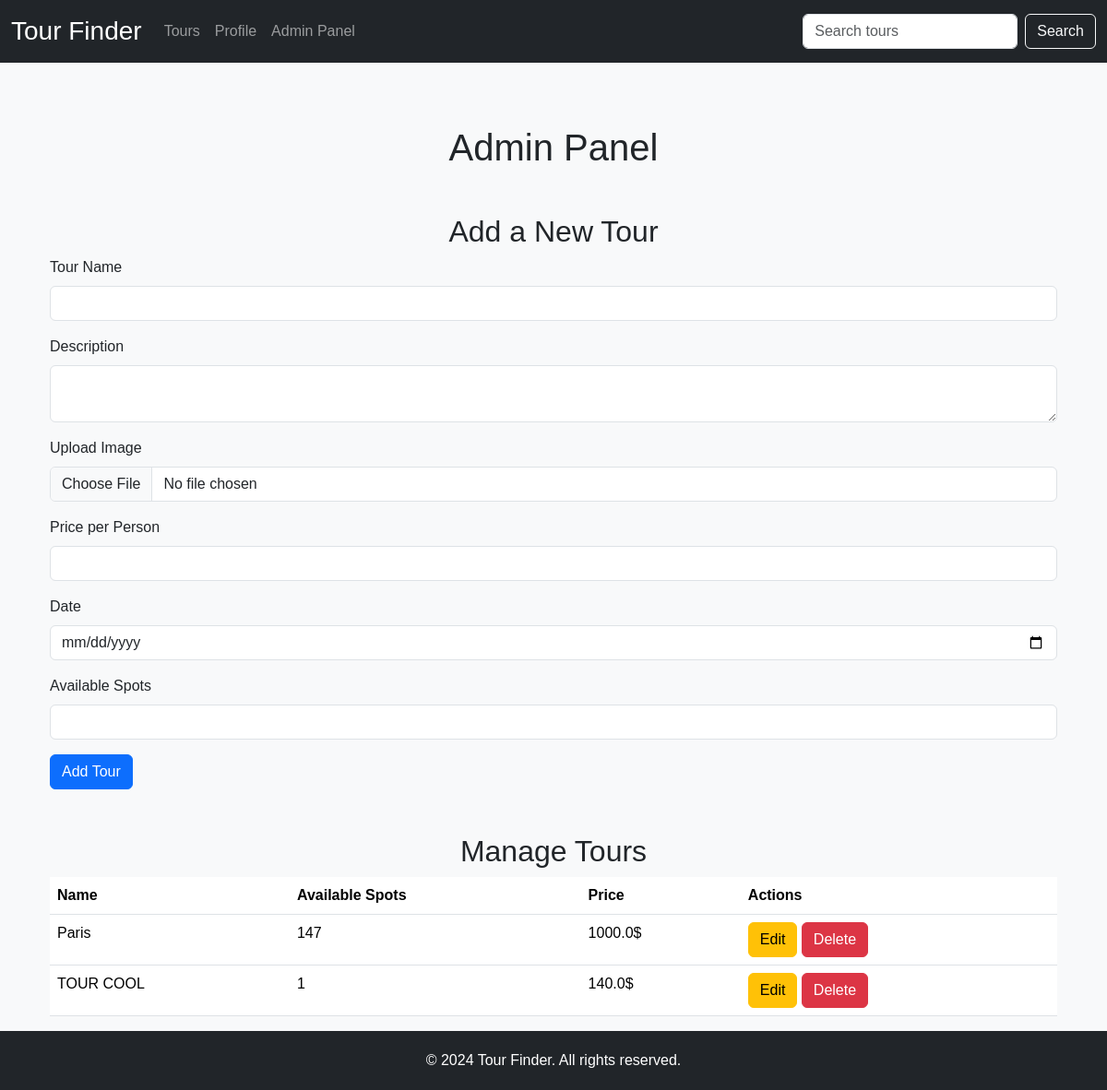
Before: /admin_panel (signed in) with the older database file.
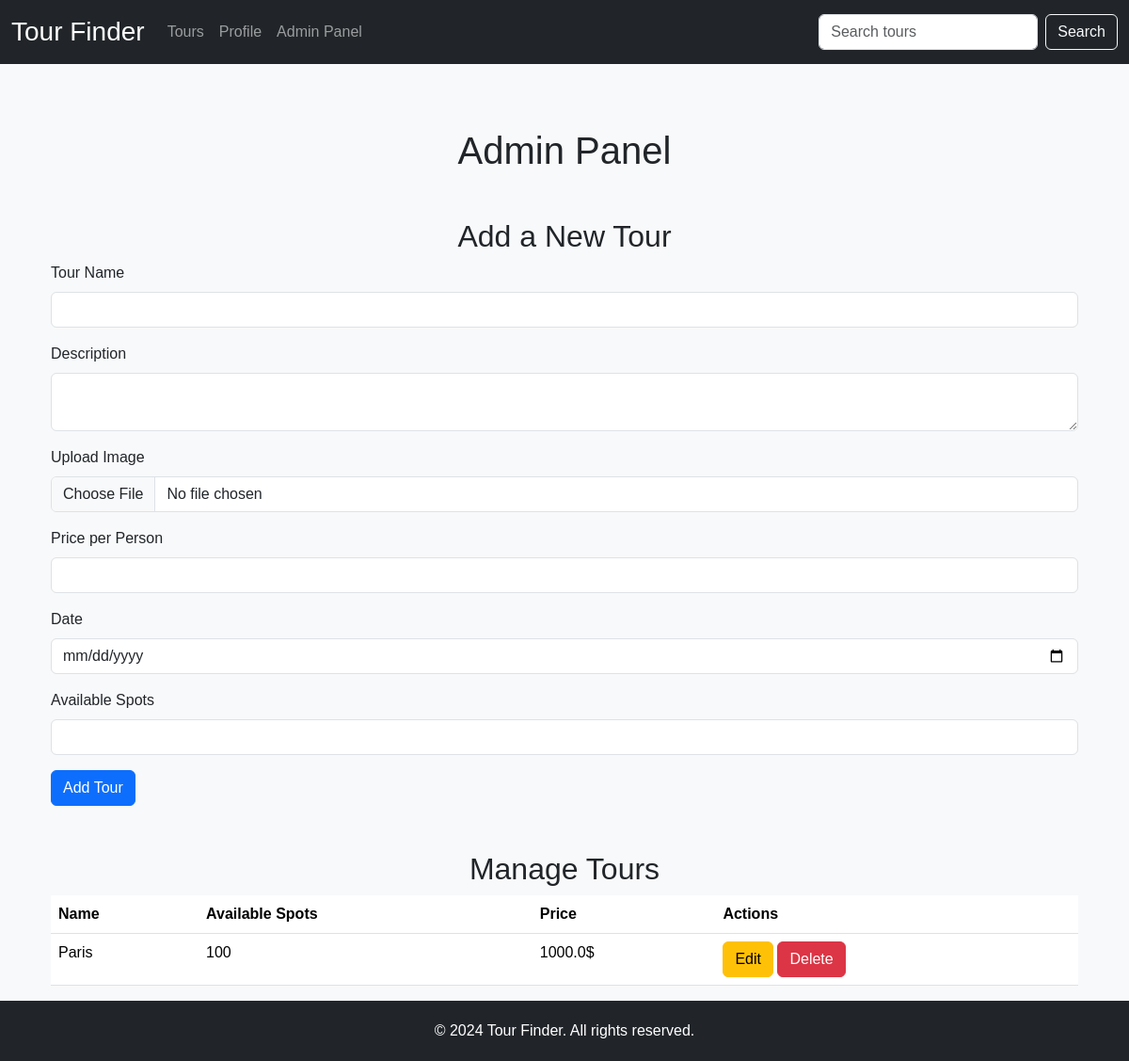
After: the same page with the newer database file.
### app/db.py (models this page shows)
class Tour(db.Model):
    id = db.Column(db.Integer, primary_key=True)
    creation_time = db.Column(db.DateTime, default=datetime.utcnow)
    name = db.Column(db.String(100), nullable=False)
    image_path = db.Column(db.String(100), nullable=False)
    description = db.Column(db.Text, nullable=False)
    price_per_person = db.Column(db.Float, nullable=False)
    date = db.Column(db.Date, nullable=False)
    available_spots = db.Column(db.Integer, nullable=False)

### app/views.py (the view)
@app.route('/admin_panel', methods=['GET', 'POST'])
def admin_panel():
    if 'user_id' not in session or not is_admin(session['user_id']):
        flash('You do not have permission to access this page.', 'danger')
        return redirect(url_for('index'))
    tours = Tour.query.all()  # Fetch all tours for admin view
    return render_template('admin_panel.html', tours=tours)

### app/views.py (called while the page is built)
@login.user_loader
def load_user(user_id):
    return User.query.get(int(user_id))

@app.context_processor
def context_processor():
    return dict(is_admin=is_admin)

def is_admin(user_id):
    admin_ids = [1]
    return user_id in admin_ids

### app/templates/admin_panel.html (shortened to what this page needs)
{% extends 'base.html' %}
{% block content %}
<div class="container mt-5">
    <h1 class="text-center">Admin Panel</h1>
    <h2 class="text-center mt-5">Add a New Tour</h2>
    <form action="{{ url_for('add_tour') }}" method="POST" enctype="multipart/form-data">
        <div class="mb-3">
            <label for="name" class="form-label">Tour Name</label>
            <input type="text" class="form-control" id="name" name="name" required>
        </div>
        <div class="mb-3">
            <label for="description" class="form-label">Description</label>
            <textarea class="form-control" id="description" name="description" required></textarea>
        </div>
        <div class="mb-3">
            <label for="image" class="form-label">Upload Image</label>
            <input type="file" class="form-control" id="image" name="image" required>
        </div>
        <div class="mb-3">
            <label for="price_per_person" class="form-label">Price per Person</label>
            <input type="number" class="form-control" id="price_per_person" name="price_per_person" step="0.01" required>
        </div>
        <div class="mb-3">
            <label for="date" class="form-label">Date</label>
            <input type="date" class="form-control" id="date" name="date" required>
        </div>
        <div class="mb-3">
            <label for="available_spots" class="form-label">Available Spots</label>
            <input type="number" class="form-control" id="available_spots" name="available_spots" required>
        </div>
        <button type="submit" class="btn btn-primary">Add Tour</button>
    </form>
    <h2 class="text-center mt-5">Manage Tours</h2>
    <table class="table">
        <thead>
            <tr>
                <th>Name</th>
                <th>Available Spots</th>
                <th>Price</th>
                <th>Actions</th>
            </tr>
        </thead>
        <tbody>
            {% for tour in tours %}
                <tr>
                    <td>{{ tour.name }}</td>
                    <td>{{ tour.available_spots }}</td>
                    <td>{{ tour.price_per_person }}$</td>
                    <td>
                        <a href="{{ url_for('edit_tour', id=tour.id) }}" class="btn btn-warning">Edit</a>
                        <a href="{{ url_for('delete_tour', id=tour.id) }}" class="btn btn-danger">Delete</a>
                    </td>
                </tr>
            {% endfor %}
        </tbody>
    </table>
</div>
{% endblock %}

Changed rows visible on the page:
removed Tour: name "TOUR COOL", available_spots "1", price_per_person "140.0"
changed Tour "Paris": available_spots "147" → "100"
